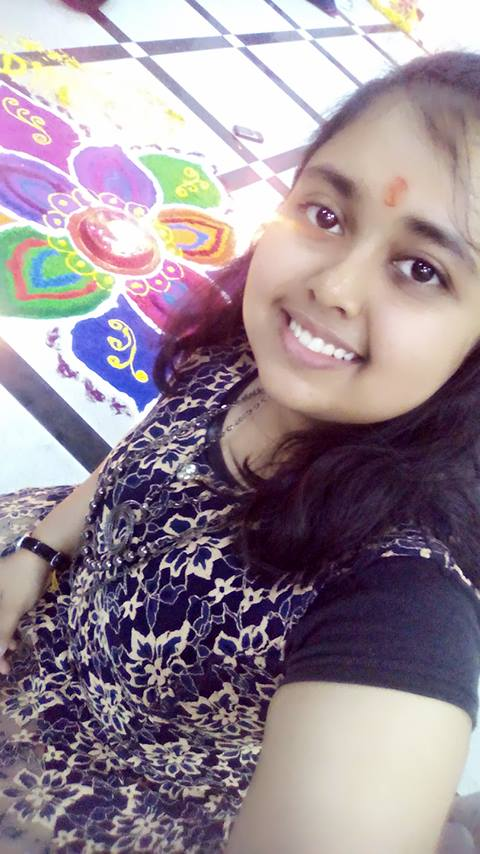
#> input picture abhi.jpg, 480 x 854 px
$ python HistoClassification1.py   (older library calls are emulated)
#> lines starting #> are read from the running program, lines starting #| are printed output that depends on the picture

import numpy as np
import scipy
import matplotlib.pyplot as plt
import sys
#import flatten-dict
#import mcat

from PIL import Image
#import pillow as plt

# Load the image into an array: image
image = Image.open('abhi.jpg')
#> image is the input picture: PIL image 480x854 RGB; mean R, G, B 153.8, 139.2, 149.8
image.load()
data = np.asarray(image, dtype="int32")
print("Matrix:", data);
#> (printed output is left out)

# Flatten the image into 1 dimension: pixels
pixels = data.flatten()

# Generate a cumulative histogram
cdf, bins, patches = plt.hist(pixels, bins=256, range=(0,256), normed=True, cumulative=True)
#> cdf = 256 values from 0.00315 to 1; bins = 257 values from 0 to 256; patches = 256 items
new_pixels = np.interp(pixels, bins[:-1], cdf*255)

# Reshape new_pixels as a 2-D array: new_image
new_image = new_pixels.reshape(data.shape)
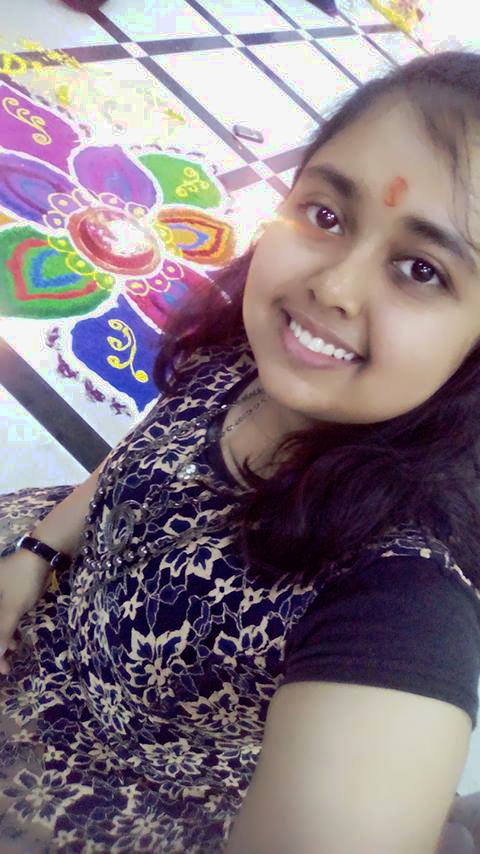
#> new_image: shape (854, 480, 3) float64; mean R, G, B 134.6, 120.8, 130; drawn with min black and max white

# Display the new image with 'gray' color map
plt.subplot(2,1,1)
plt.title('Equalized image')
plt.axis('off')
plt.imshow(new_image, cmap='gray')

a1=np.asarray( np.clip(new_image,0,255), dtype="uint8")

img = Image.fromarray( a1, "RGB" )
img.show()

outimg = Image.fromarray( new_image,"RGB" )
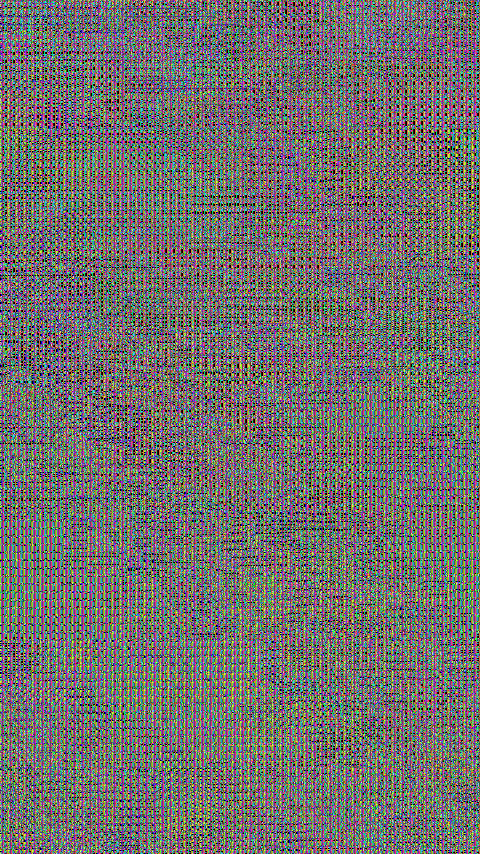
#> outimg: PIL image 480x854 RGB; mean R, G, B 114.6, 110.4, 110.1
outimg.show();
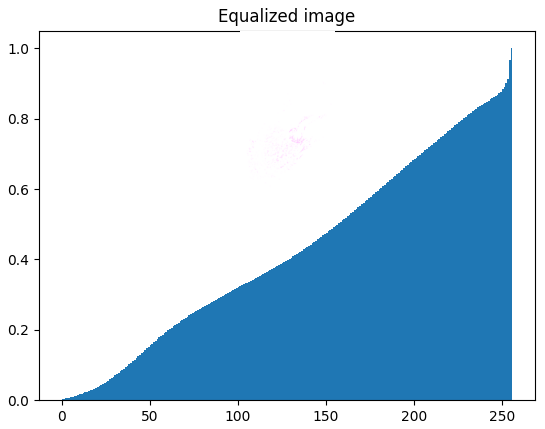
#> figure drawn by matplotlib, 2 panels; panel 1: tallest bar 1 high, from x = 255 to 256

$ run again, with im1.jpeg copied over abhi.jpg
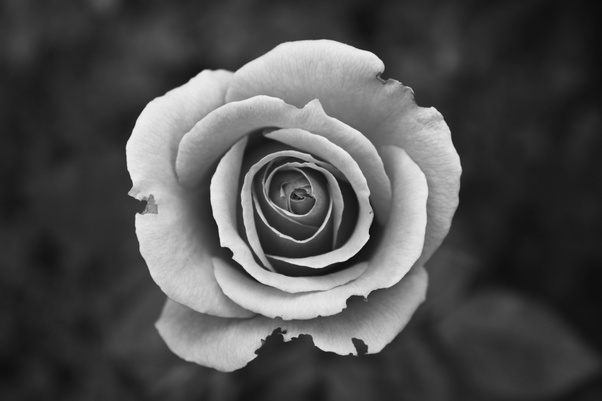
#> input picture im1.jpeg, 602 x 401 px
#> image is the input picture: PIL image 602x401 RGB; min 1, max 253, mean 79.5
#> (printed output is left out)
#> cdf = 256 values from 0 to 1; bins = 257 values from 0 to 256; patches = 256 items
#> `outimg = Image.fromarray( new_image,"RGB" )`:
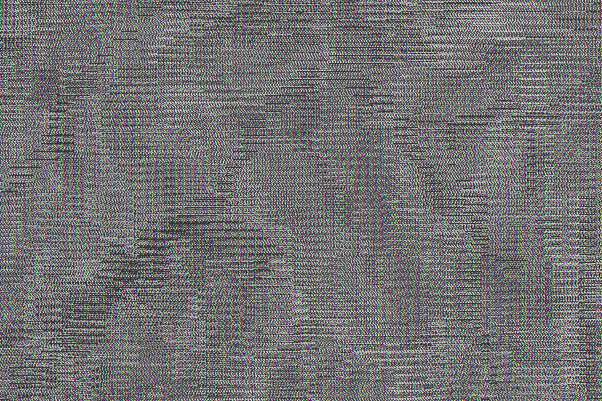
#> outimg: PIL image 602x401 RGB; mean R, G, B 113.7, 113.7, 113.7
#> `outimg.show();`:
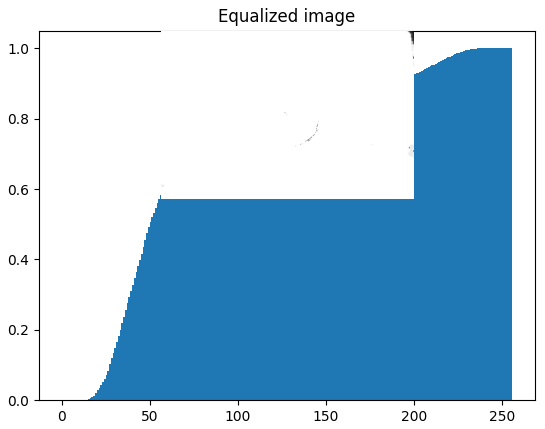
#> figure drawn by matplotlib, 2 panels
